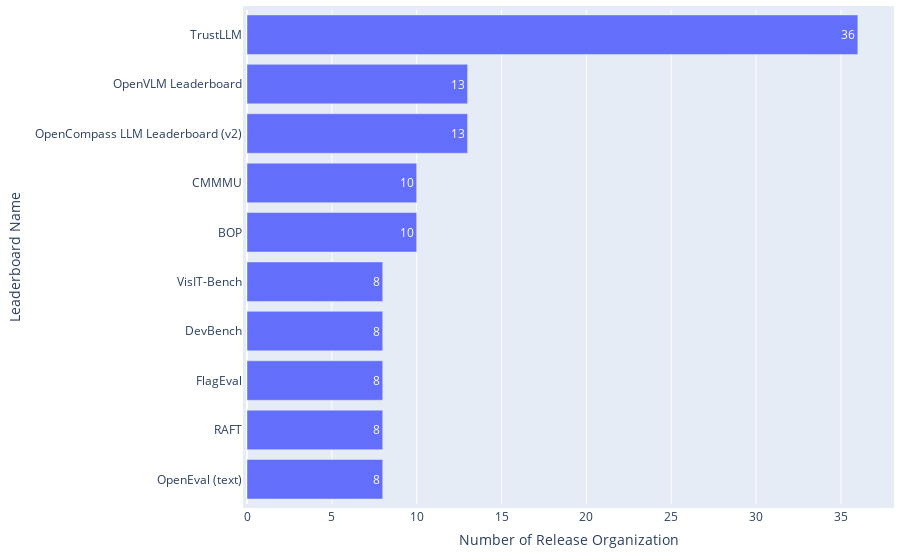

Notebook code cell kept with this figure:
### Code cell
df = pd.read_csv(path_meta / 'leaderboard_processed.csv')
df = df[df['Platforms'] != "['Papers With Code']"]

statistics = {
    'Distribution': 'Release Organizations across Leaderboard Systems',
    'Mean': np.mean(df['#Release organization']),
    'Median': np.median(df['#Release organization']),
    'IQR': df['#Release organization'].quantile(0.75) - df['#Release organization'].quantile(0.25),
}
if os.path.exists(path_meta / 'leaderboard_statistics.csv'):
    df_statistics = pd.read_csv(path_meta / 'leaderboard_statistics.csv')
else:
    df_statistics = pd.DataFrame()
df_statistics = pd.concat([df_statistics, pd.DataFrame([statistics])], ignore_index=True)
df_statistics.drop_duplicates(subset=['Distribution'], keep='last', inplace=True)
df_statistics.sort_values(by='Distribution', inplace=True)
df_statistics.to_csv(path_meta / 'leaderboard_statistics.csv', index=False)

df_top = df.drop_duplicates(subset=['Leaderboard name']).sort_values(by='#Release organization', ascending=False).head(10)
print(f"{df_top['Leaderboard name'].iloc[0]} holds the highest number of release organizations up to {int(df_top['#Release organization'].iloc[0])}.")

fig = go.Figure(go.Bar(
        x=df_top['#Release organization'],  # Values for the bar lengths
        y=df_top['Leaderboard name'],  # Categories for each bar
        orientation='h',  # Sets the bars to be horizontal
        text=df_top['#Release organization'],  # Adds the values as text on each bar
        textposition='auto'  # Automatically positions the text on the bars
))
fig.update_layout(
        xaxis_title='Number of Release Organization',
        yaxis_title='Leaderboard Name',
        yaxis_autorange='reversed'  # This line makes the bars go top-down
)
# Update the layout for a tighter look
fig.update_layout(
    autosize=True,
    margin=dict(
        l=10,  # Left margin
        r=10,  # Right margin
        b=10,  # Bottom margin
        t=10,  # Top margin
        pad=4  # Padding between the plot and the margin
    )
)
fig.show()

### Figure 1 — Plotly figure (JSON) as saved in the notebook; plotly's stock layout.template omitted (floating-point values rounded to 4 significant figures)
{"data": [{"orientation": "h", "text": [36, 13, 13, 10, 10, 8, 8, 8, 8, 8], "textposition": "auto", "type": "bar", "x": [36, 13, 13, 10, 10, 8, 8, 8, 8, 8], "y": ["TrustLLM", "OpenVLM Leaderboard", "OpenCompass LLM Leaderboard (v2)", "CMMMU", "BOP", "VisIT-Bench", "DevBench", "FlagEval", "RAFT", "OpenEval (text)"]}], "layout": {"autosize": true, "margin": {"b": 10, "l": 10, "pad": 4, "r": 10, "t": 10}, "xaxis": {"title": {"text": "Number of Release Organization"}}, "yaxis": {"autorange": "reversed", "title": {"text": "Leaderboard Name"}}}}
